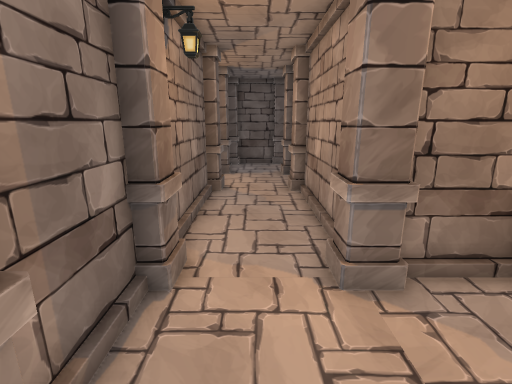
View 1 (above)

16 first-person views from a walk through a scene from a Unity 3-D project. The camera is 1.5 m above the floor, tilts 14° down and sees 85° across. The floor is counted in squares, 0.5 m on a side. Each view is taken from the middle of a square. On the plan, view 1 faces up. The plan holds only what a view shows up to about 20 squares ahead; the rest is blank. The place goes on beyond the plan. The player is left out. Door leaves are left out, so doorways stand open.

View 2
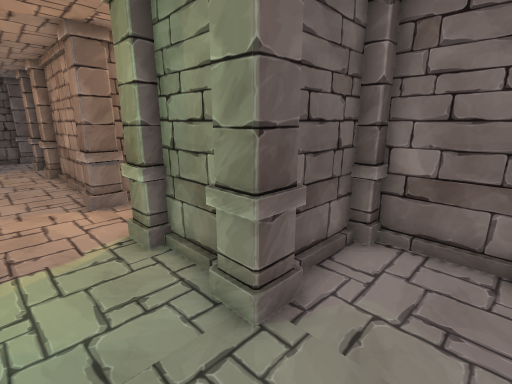

View 3
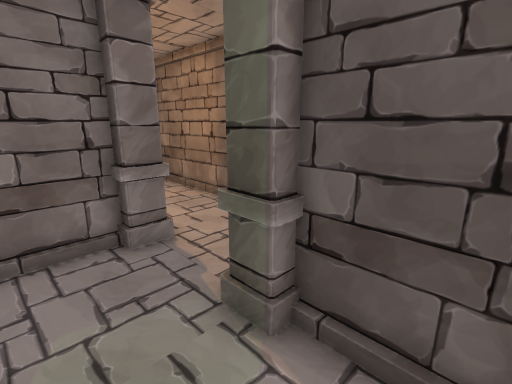

View 4
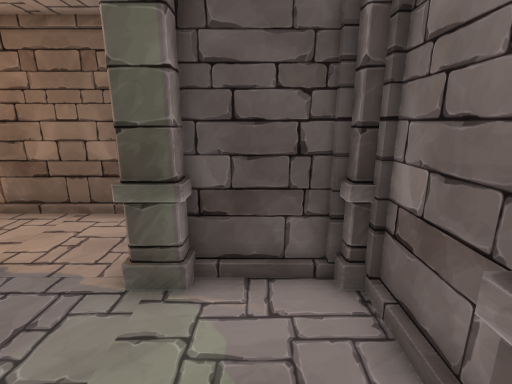

View 5
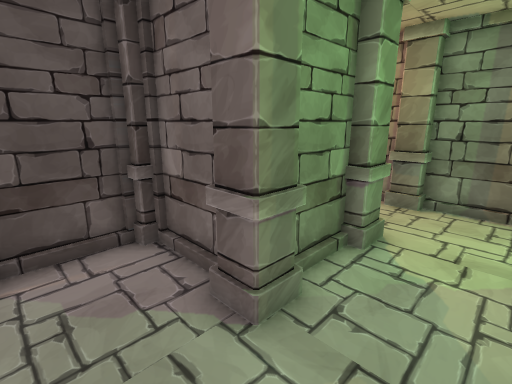

View 6
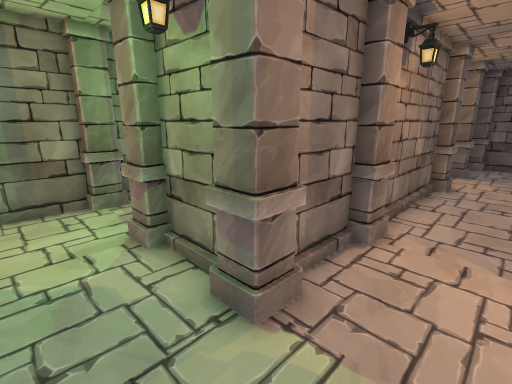

View 7
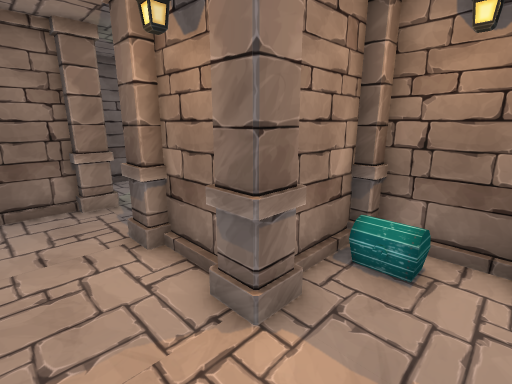

View 8
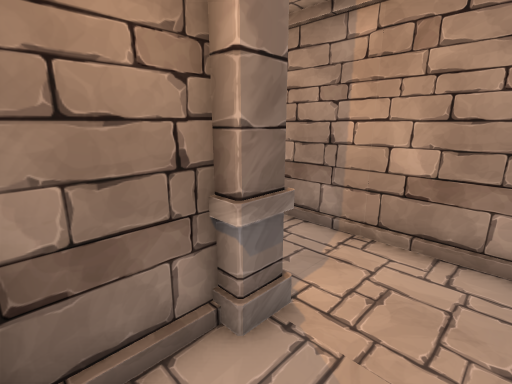

View 9
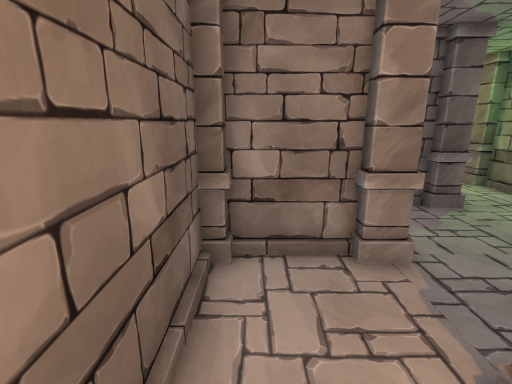

View 10
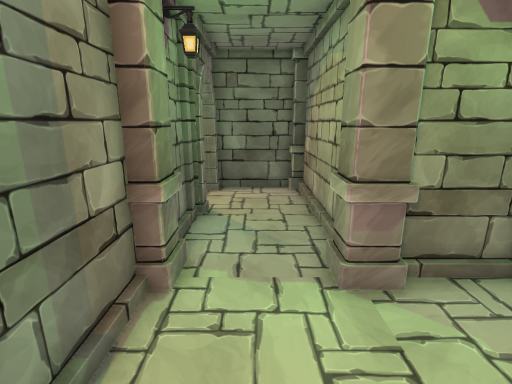

View 11
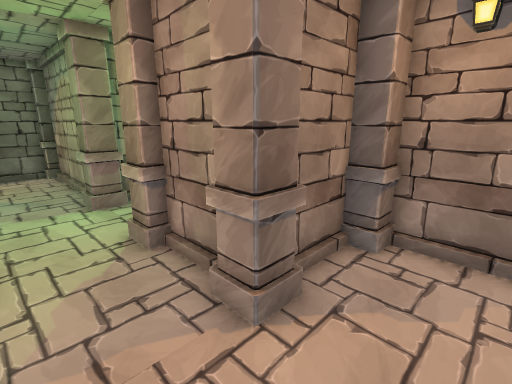

View 12
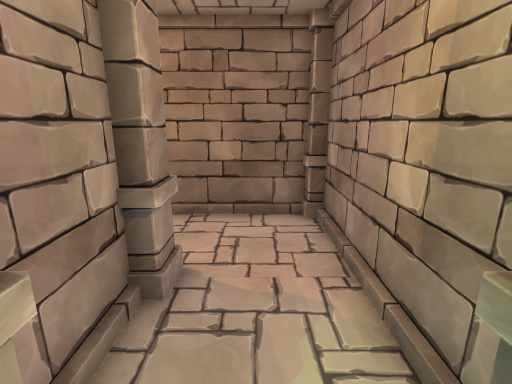

View 13
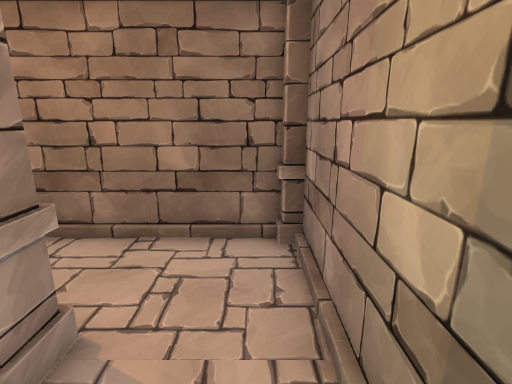

View 14
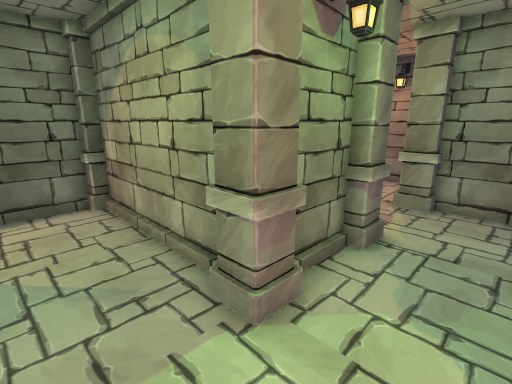

View 15
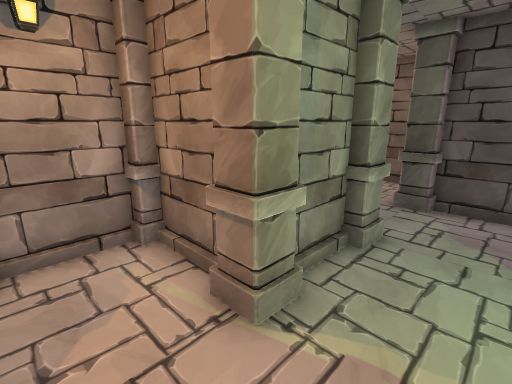

View 16
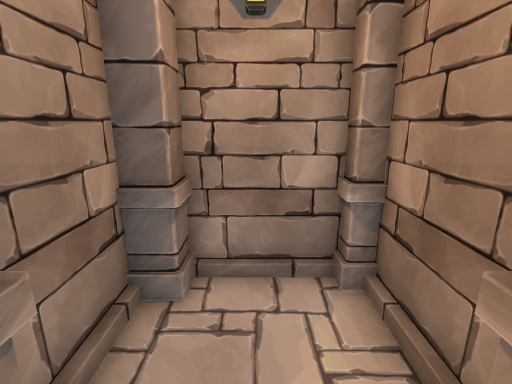

### Floor plan
Points are (right, up) in squares from view 1. A wall is a line through its corners. A room is listed if a view was taken in it or the views show most of it. See-through windows are left out.
Room 1 (views 1, 2, 3, 4, 5, 6, 7, 8, 9)
walls: (6.2, -6.4) (6.2, -3.2); (1.8, -7.6) (1.8, -10.8); (5.8, -2.8) (3.2, -2.8); (2.2, -2.4) (2.2, 0.4); (9.4, -6.8) (6.6, -6.8); (2.2, -11.2) (13.5, -11.2); (-1.5, -7.2) (1.4, -7.2); (9.8, -3.2) (9.8, -5.8); (-2.2, -3.6) (-2.2, -6.5); (13, -2.8) (10.2, -2.8); (-2.6, 1.2) (-5.4, 1.2); (-5.4, -3.2) (-3.2, -3.2); (14.2, -10) (14.2, -4.1)
ways out: opening at (-5, -1) to room 2; opening at (-0.5, 1) to room 3
objects: pillar (-2, -3); pillar (2, -7); pillar (2, -3); pillar (6, -7); pillar (10, -7)
Room 2 (views 10, 11, 12, 13, 14)
walls: (-5.8, 2.2) (-5.8, 8.8); (-5.8, -6.4) (-5.8, -3.6); (-2.6, -6.8) (-4.8, -6.8); (-10.2, 4.5) (-10.2, -10.7); (-10, 4.9) (-10, 4.4); (-9.8, 5.6) (-9.8, 5); (-1.8, -10) (-1.8, -7.6); (-9.8, -11.2) (-3.1, -11.2); (-6.2, 9.2) (-9.9, 9.2)
ways out: opening at (-5, -1) to room 1; open door at (-10, 7)
objects: pillar (-10, -3); pillar (-10, 1); pillar (-6, -7); pillar (-6, -3); pillar (-6, 1)
Room 3 (views 15, 16)
walls: (3, 0.8) (5.8, 0.8); (-2.2, 4.5) (-2.2, 2); (5.4, 5.2) (2.8, 5.2); (6.2, 1.2) (6.2, 4.4)
ways out: opening at (-0.5, 1) to room 1; opening at (0, 5)
objects: pillar (-3, 5) to (-2, 6); pillar (-2, 1); pillar (2, 1); pillar (2, 5)

Where each view was taken, in squares from view 1:
view 1: 0 up, 0 right, facing up
view 2: 6 down, 1 left, facing up-right
view 3: 4 down, 1 left, facing down-right
view 4: 2 down, 0 right, facing down
view 5: 0 up, 1 right, facing down-left
view 6: 2 down, 1 right, facing up-left
view 7: 10 down, 13 right, facing up-left
view 8: 10 down, 7 right, facing up-right
view 9: 10 down, 8 right, facing left
view 10: 4 down, 8 left, facing up
view 11: 10 down, 9 left, facing up-right
view 12: 2 down, 8 left, facing down
view 13: 4 down, 9 left, facing down
view 14: 2 down, 9 left, facing up-right
view 15: 4 up, 1 left, facing down-right
view 16: 3 up, 1 right, facing right
